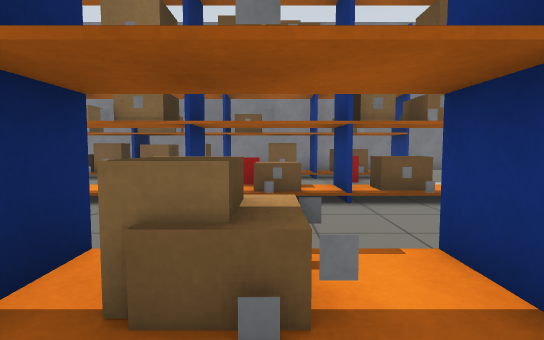
View 1 (above)

24 first-person views from a walk through a robot-simulator world made for Gazebo. The camera is 0.94 m above the floor, tilts 4° down and sees 80° across. The floor is counted in squares, 1 m on a side. Each view is taken from the middle of a square. On the plan, view 1 faces up. The plan holds only what a view shows up to about 12 squares ahead; the rest is blank. The place goes on beyond the plan. Some stock models are drawn as simple stand-ins.

View 2
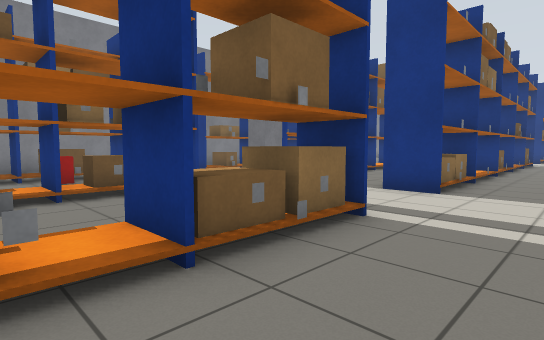

View 3
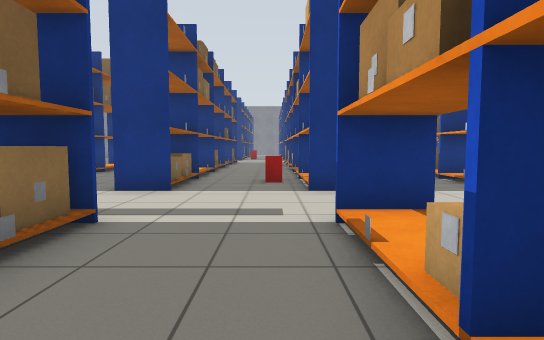

View 4
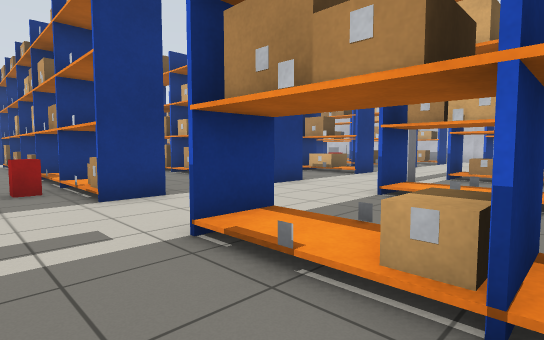

View 5
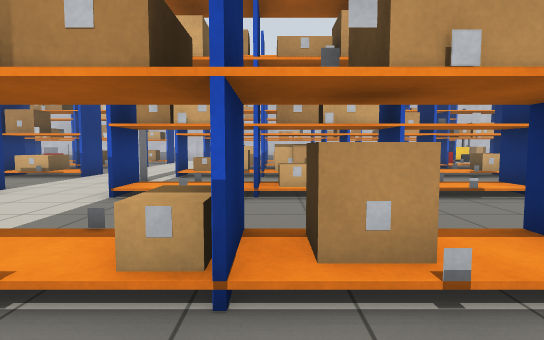

View 6
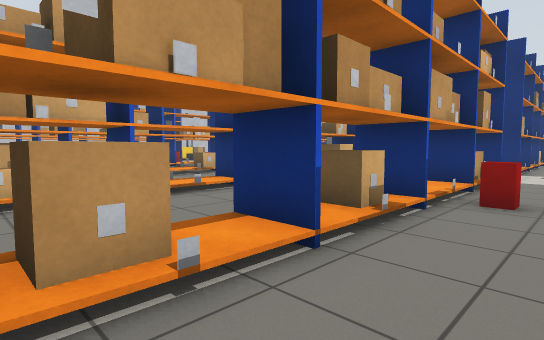

View 7
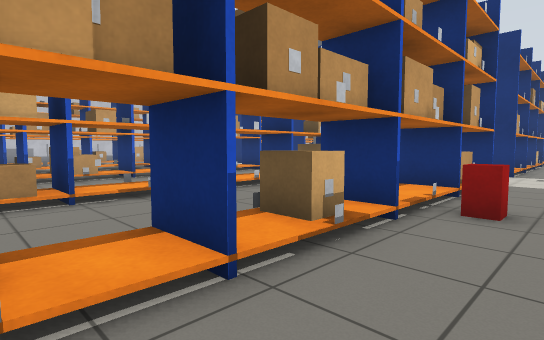

View 8
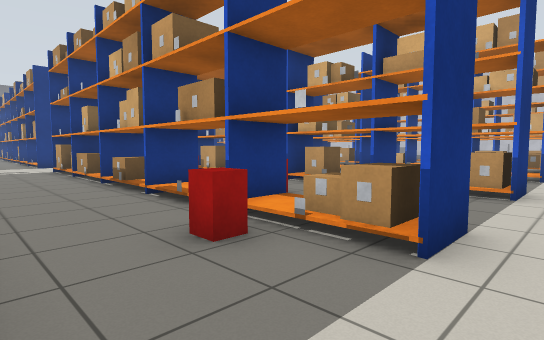

View 9
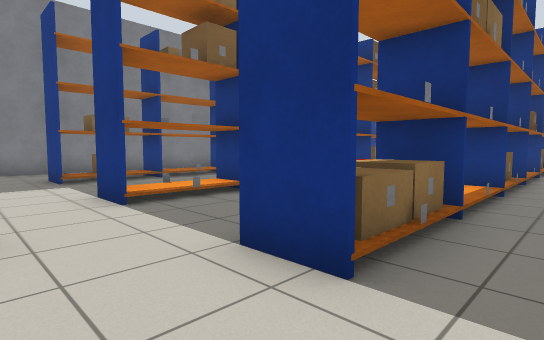

View 10
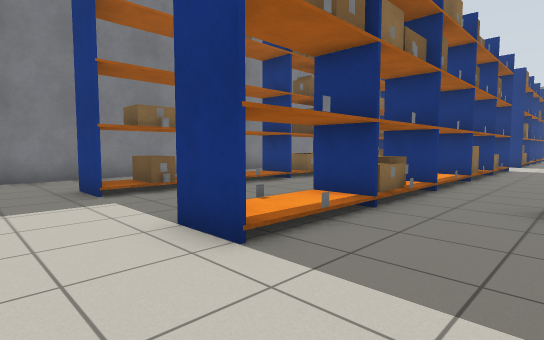

View 11
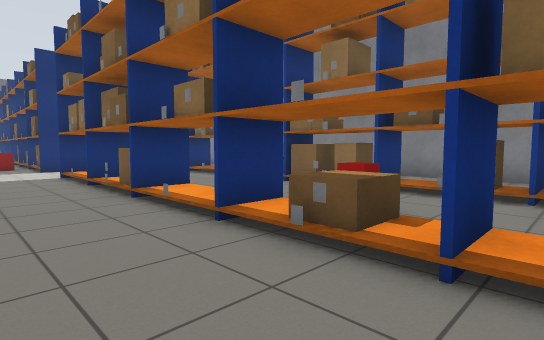

View 12
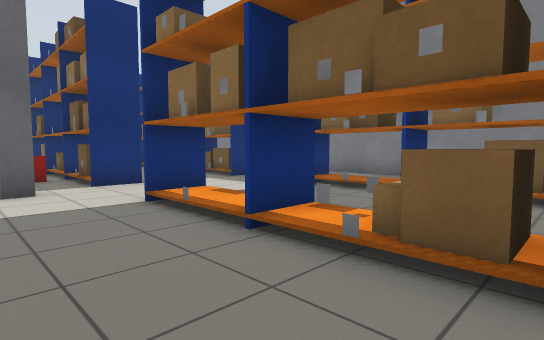

View 13
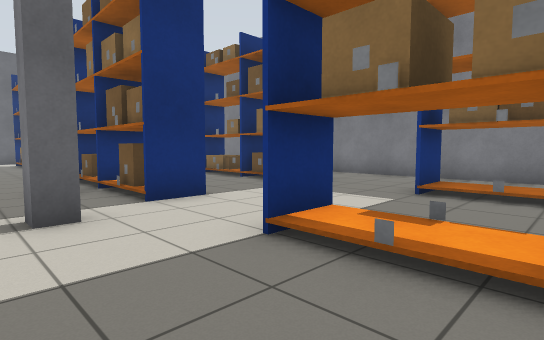

View 14
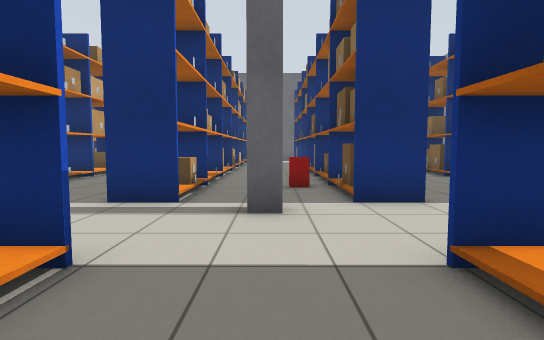

View 15
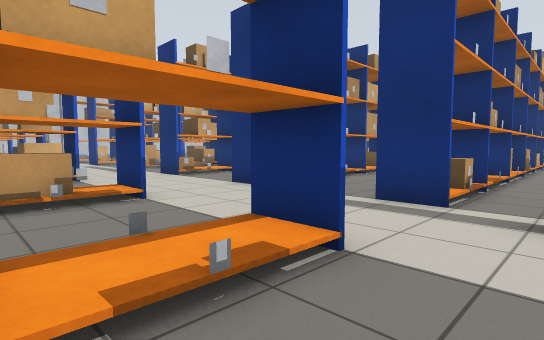

View 16
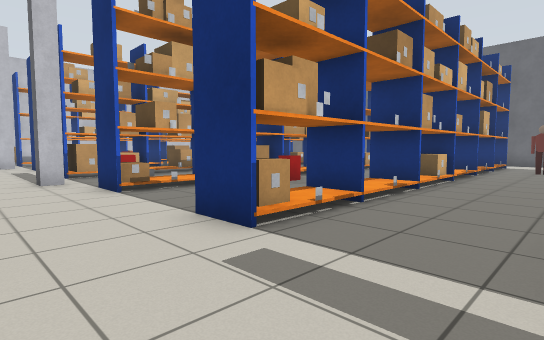

View 17
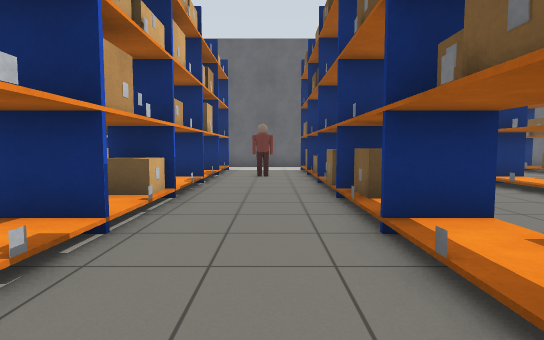

View 18
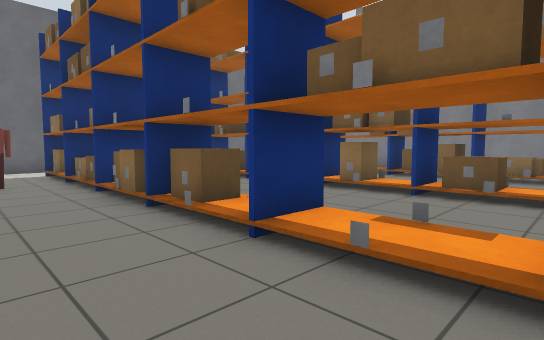

View 19
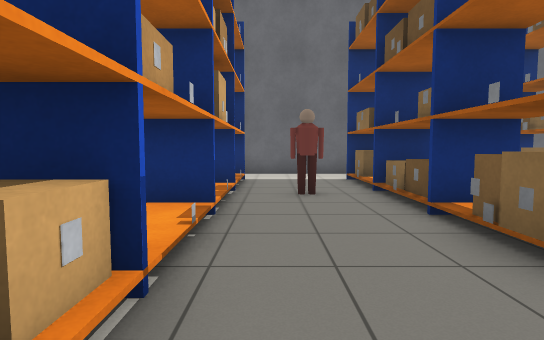

View 20
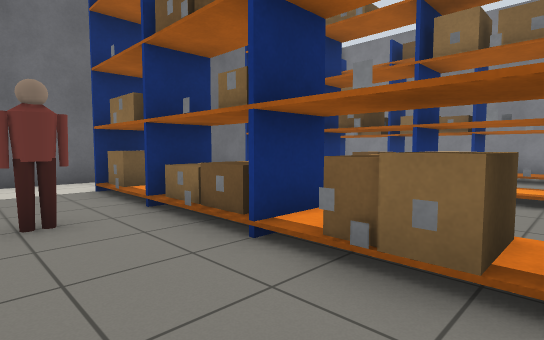

View 21
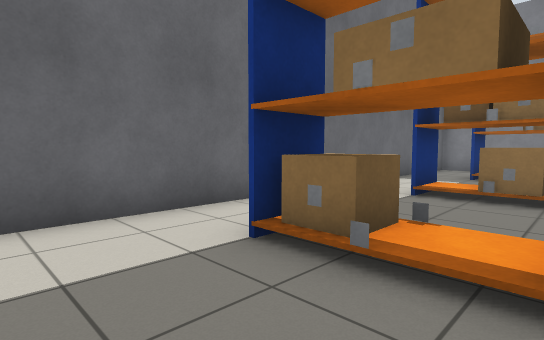

View 22
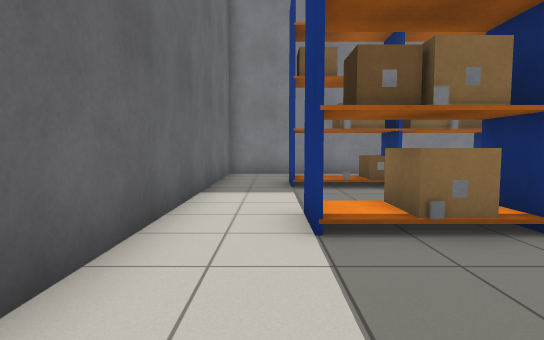

View 23
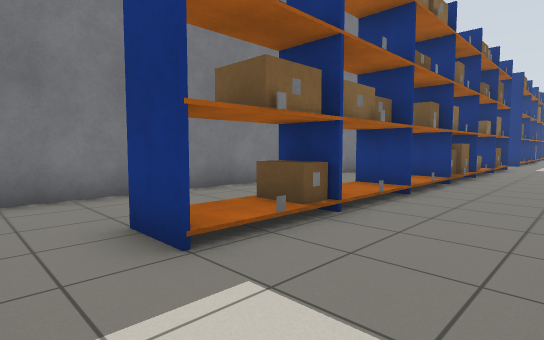

View 24
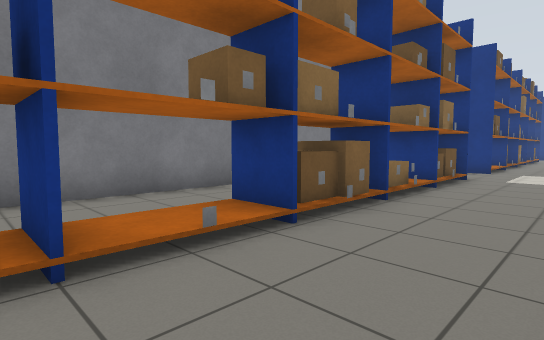

### Floor plan
Key: @ floor where view 1 was taken; # wall or solid block; . floor; = window, fence, low wall or low ledge; T thing the floor can be seen under or through; P person.
Columns run from 30 left of view 1 to 20 right of it. Each row starts with its distance up from view 1.
 14 #################################   ######
 13 #............    ......     ....    ....
 12 #...........     ...                ..
 11 #..### TTTT=####  ...############## .#######=
 10 #..####TTTT=####=#...##############..#######=
  9 #...............................=...........
  8 #................................ .........
  7 #.............  ........  .  ....  ......
  6 #..#=#############...####=####=####..####=########
  5 #.....  .......................... ................
  4 #.....  ..........#..............  #...............
  3 #.....  ................. .......  ......=
  2 #..TTT=##=#=TTTTTT...TTT     ###=##..#==###  #  #
  1 #..#TT###=#=#TTT T...TT      ###=##..#==####=######
  0 #.....P.......................@....................
 -1 #........................=.............=...........
 -2 #..###############...#=####TTTTTTTT..#=#####=##=###
 -3        #  ###  ###...#=#  TT TTTTTT..#=####  #  #
 -4                  ....     ...... ........=
 -5              =  ...... = ....... ..........
 -6            ###  ##...#########=####..######
 -7             #  ###...###  ####=####..######
 -8                  ....              ....
 -9               ..=.#.     ....  .. .#...
-10               ####.. #  ###########..#####
-11                ###.. ##############. ####
-12                  ...   .. ..         ..=
-13                   ..
-14                   ..

Positions as (right, up) in squares from view 1, and headings:
1: (0, 0), facing up
2: (0, -1), facing up-right
3: (0, -1), facing right
4: (1, 0), facing down-right
5: (1, 0), facing down
6: (1, 0), facing down-left
7: (0, 0), facing down-left
8: (6, 1), facing down-right
9: (5, 0), facing up-right
10: (5, 3), facing up-right
11: (2, 3), facing up-left
12: (-4, 3), facing up-left
13: (-7, 3), facing up-left
14: (-7, 4), facing left
15: (-7, 4), facing down-left
16: (-10, 1), facing down-left
17: (-14, 0), facing left
18: (-15, -1), facing up-left
19: (-18, -1), facing left
20: (-20, -1), facing up-left
21: (-25, -1), facing up-left
22: (-28, 2), facing up
23: (-29, 7), facing up-right
24: (-23, 7), facing up-right
